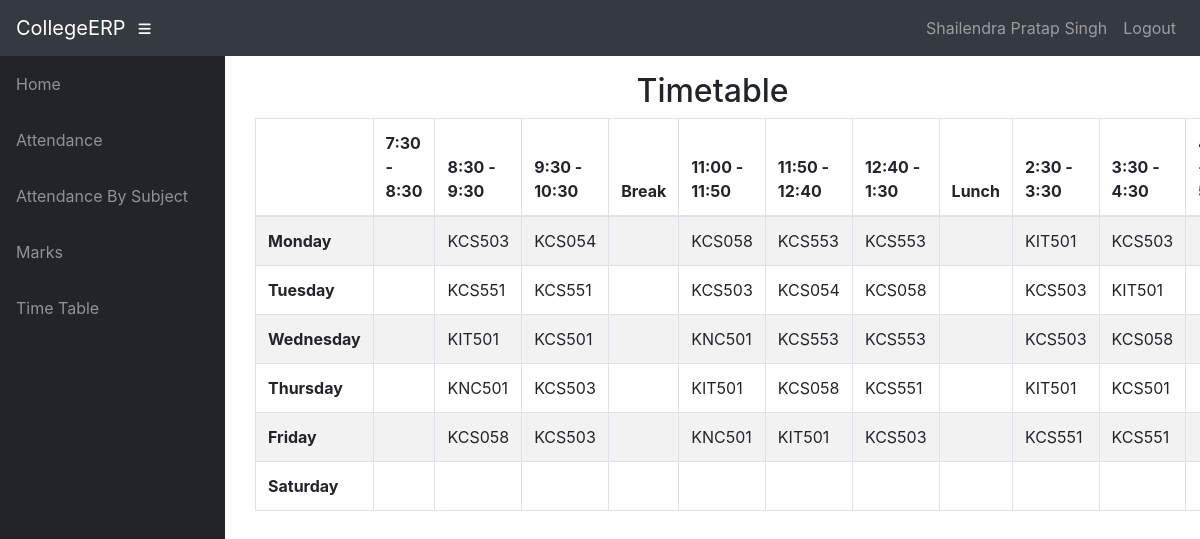
Page /info/student/IT2/timetable/ (signed in) on the committed database.
### info/models.py (models this page shows, shortened)
class User(AbstractUser):
    @property
    def is_student(self):
        if hasattr(self, 'student'):
            return True
        return False

class Student(models.Model):
    user = models.OneToOneField(User, on_delete=models.CASCADE, null=True)
    class_id = models.ForeignKey(Class, on_delete=models.CASCADE, default=1)
    USN = models.CharField(primary_key='True', max_length=100)
    name = models.CharField(max_length=200)
    sex = models.CharField(max_length=50, choices=sex_choice, default='Male')
    DOB = models.DateField(default='1998-01-01')

class Assign(models.Model):
    class_id = models.ForeignKey(Class, on_delete=models.CASCADE)
    course = models.ForeignKey(Course, on_delete=models.CASCADE)
    teacher = models.ForeignKey(Teacher, on_delete=models.CASCADE)
    class Meta:
        unique_together = (('course', 'class_id', 'teacher'),)

### info/views.py (the view)
# urls.py: path('timetable/', api_view.TimetableView.as_view()),
@login_required()
def timetable(request, class_id):
    asst = AssignTime.objects.filter(assign__class_id=class_id)
    matrix = [['' for i in range(12)] for j in range(6)]
    for i, d in enumerate(DAYS_OF_WEEK):
        t = 0
        for j in range(12):
            if j == 0:
                matrix[i][0] = d[0]
                continue
            if j == 4 or j == 8:
                continue
            try:
                a = asst.get(period=time_slots[t][0], day=d[0])
                matrix[i][j] = a.assign.course_id
            except AssignTime.DoesNotExist:
                pass
            t += 1
    context = {'matrix': matrix}
    return render(request, 'info/timetable.html', context)

### info/templates/info/timetable.html
{% extends 'info/base.html' %}
    {% block content %}
    <div class="container">
        <div class="container">
            <div class="row">
                <div class="col-md-12">
                    <h2 class="text-center">
                        Timetable
                    </h2>
                </div>
                <div id="no-more-tables">
                    <table class="col-sm-12 table table-bordered table-striped table-condensed cf">
                        <thead class="cf">
                            <tr>
                                <th>      </th>
                                <th>7:30 - 8:30</th>
                                <th>8:30 - 9:30</th>
                                <th>9:30 - 10:30</th>
                                <th>Break</th>
                                <th>11:00 - 11:50</th>
                                <th>11:50 - 12:40</th>
                                <th>12:40 - 1:30</th>
                                <th>Lunch</th>
                                <th>2:30 - 3:30</th>
                                <th>3:30 - 4:30</th>
                                <th>4:30 - 5:30</th>
                            </tr>
                        </thead>
                        <tbody>
                            {% for i in matrix %}
                            <tr>
                                {% for j in i %}
                                    {% if forloop.counter == 1 %}
                                    <td><b>{{ j }}</b></td>
                                    {% else %}
                                    <td>{{ j }}</td>
                                    {% endif %}
                                {% endfor %}
                            </tr>
                            {% endfor %}
                        </tbody>
                    </table>
                </div>
            </div>
        </div>
    </div>
    {% endblock %}

### info/templates/info/base.html (shortened to what this page needs)
<!DOCTYPE html>
<html lang="en">
  <head>
      {% load static %}
    <link href="{% static '/info/bootstrap/vendor/bootstrap/css/bootstrap.min.css' %}" rel="stylesheet">
    <link href="{% static '/info/bootstrap/vendor/fontawesome-free/css/all.min.css' %}" rel="stylesheet" type="text/css">
    <link href="{% static '/info/bootstrap/vendor/datatables/dataTables.bootstrap4.css' %}" rel="stylesheet">
    <link href="{% static '/info/bootstrap/css/sb-admin.css' %}" rel="stylesheet">
  </head>
  <body id="page-top">
    <nav class="navbar navbar-expand navbar-dark bg-dark static-top">
      <a class="navbar-brand mr-1" href="{% url 'index' %}">CollegeERP</a>
      <button class="btn btn-link btn-sm text-white order-1 order-sm-0" id="sidebarToggle" href="#">
        <i class="fas fa-bars"></i>
      </button>
        <div class="collapse navbar-collapse" id="navbarResponsive">
          <ul class="navbar-nav ml-auto">
            <li class="nav-item">
                {% if request.user.is_student %}
                    <a class="nav-link text-capitalize">{{ request.user.student.name }}</a>
                {% elif request.user.is_teacher %}
                    <a class="nav-link text-capitalize">{{ request.user.teacher.name }}</a>
                {% endif %}
            </li>
            <li class="nav-item">
                <a class="nav-link" href="#" data-toggle="modal" data-target="#logoutModal">Logout</a>
            </li>
          </ul>
        </div>
    </nav>
    <div id="wrapper">
      <ul class="sidebar navbar-nav">
            <li class="nav-item">
              <a class="nav-link" href="{% url 'index' %}">
                <span>Home</span>
              </a>
            </li>
        {% if request.user.is_student %}
            <li class="nav-item">
              <a class="nav-link" href="{% url 'attendance' request.user.student.USN %}">
                <span>Attendance</span>
              </a>
            </li>
            <li class="nav-item">
              <a class="nav-link" href="{% url 'attendance' request.user.student.USN %}">
                <span>Attendance By Subject</span>
              </a>
            </li>
            <li class="nav-item">
              <a class="nav-link" href="{% url 'marks_list' request.user.student.USN %}">
                <span>Marks</span>
              </a>
            </li>
              <li class="nav-item">
              <a class="nav-link" href="{% url 'timetable' request.user.student.class_id_id %}">
                <span>Time Table</span>
              </a>
            </li>
        {% endif %}
      </ul>
      <div id="content-wrapper">
        <div class="container-fluid">
            {% block content %}
            {% endblock %}
        </div>
      </div>
    </div>
  </body>
</html>

### rows in the picture
User: user.student.name "Shailendra Pratap Singh"
Assign: i "KCS503" "KCS503" "KCS503" "KCS503" "KCS503" "KCS503" "KCS503" "KCS503"
Assign: i "KCS054" "KCS054"
Assign: i "KCS058" "KCS058" "KCS058" "KCS058" "KCS058"
Assign: i "KCS553" "KCS553" "KCS553" "KCS553"
Assign: i "KIT501" "KIT501" "KIT501" "KIT501" "KIT501" "KIT501"
Assign: i "KCS551" "KCS551" "KCS551" "KCS551" "KCS551"
Assign: i "KCS501" "KCS501"
Assign: i "KNC501" "KNC501" "KNC501"

### other values in the picture
{{ j }} "Monday" "Tuesday" "Wednesday" "Thursday" "Friday" "Saturday"
